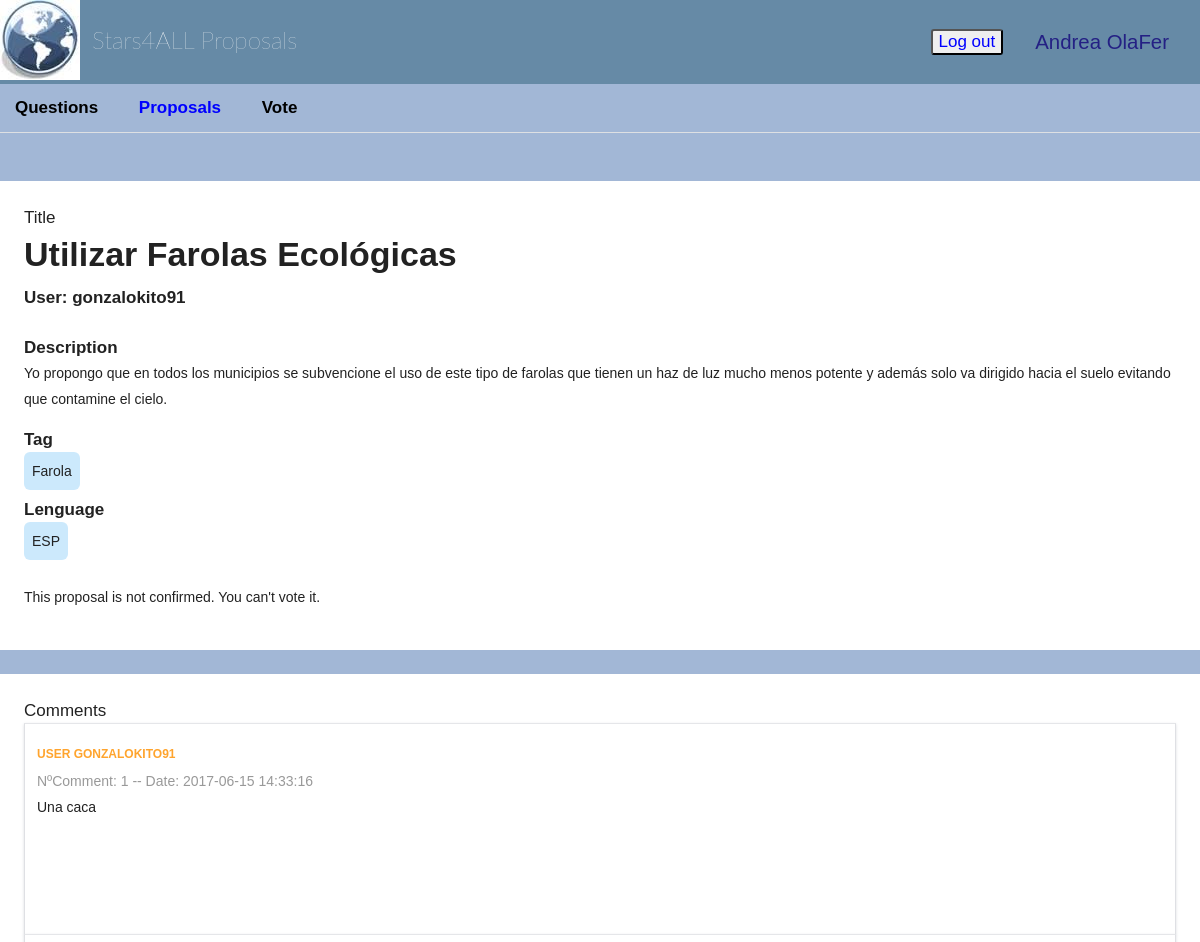
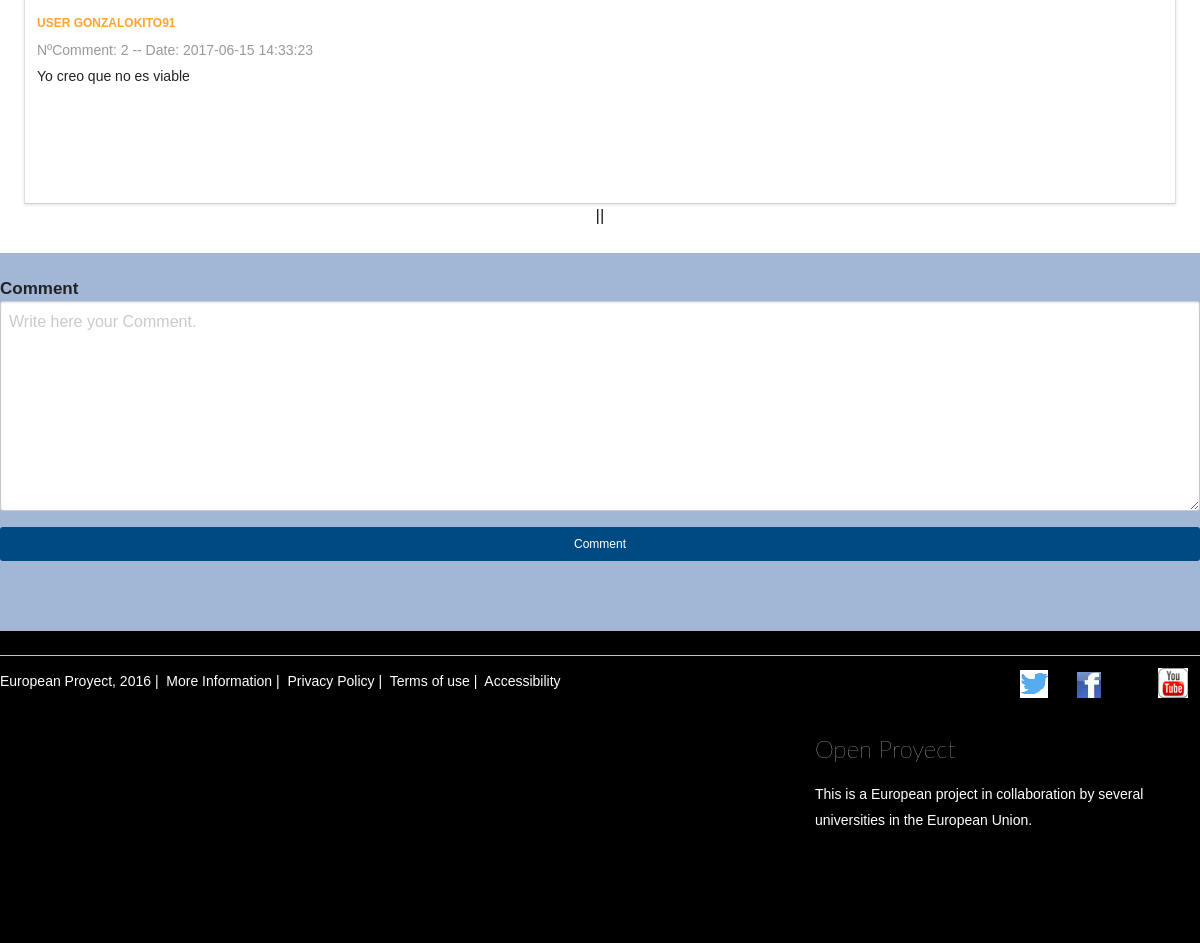
/VerProp.php?variable1=gonzalokito91&variable2=2 (signed in), run on the app's committed database (2 pictures, top to bottom).
### tables this page shows
CREATE TABLE `comentarios` (
  `Ind_Comentario` int(11) NOT NULL,
  `Propietario` varchar(45) NOT NULL,
  `N_Propuesta` int(11) NOT NULL,
  `Usuario_Comentario` varchar(100) NOT NULL,
  `Comentario` varchar(5000) NOT NULL,
  `Fecha` timestamp NOT NULL DEFAULT CURRENT_TIMESTAMP
);

### VerProp.php (the view, shortened to what this page needs)
<!DOCTYPE html>
<?php
$cantidad_resultados_por_pagina = 10;
if (isset($_GET["pagina"])) {
	if (is_string($_GET["pagina"])) {
		 if (is_numeric($_GET["pagina"])) {
			 if ($_GET["pagina"] == 1) {
				 header("Location: VerProp.php?variable1=".$_GET['variable1']."&variable2=".$_GET['variable2']."");
				 die();
			 } else {
				 $pagina = $_GET["pagina"];
			};
		 } else {
			 header("Location: VerProp.php?variable1=".$_GET['variable1']."&variable2=".$_GET['variable2']."");
			die();
		 };
	};
} else {
	$pagina = 1;
};
$empezar_desde = ($pagina-1) * $cantidad_resultados_por_pagina;
?>
<html lang="es" data-current-user-id="" class="turbolinks-progress-bar"><head>
    <link rel="stylesheet" media="screen" href="./css/application-53523c481b0762fedc07b8a19a71a8c4f5c06ebe0617a04e0a8b14e6861d4d2b.css">
<?php $Propietario= $_GET['variable1']; $N_Prop= $_GET['variable2'];
$consulta_resultados = mysql_query("
SELECT Titulo_Propuesta,Cuerpo_Propuesta,N_Comentarios,Propietario,N_Propuesta,Votos,Etiqueta,Idioma,Confirmacion,Fecha_Creacion
FROM propuestas WHERE Propietario='$Propietario' and N_Propuesta=$N_Prop");
$datos = mysql_fetch_array($consulta_resultados);
$Conf=$datos['Confirmacion'];
?></head>
<header >
 <div class="row">
    <div class="top-bar">
      <div id="responsive-menu">
        <div class="top-bar-title">
          <a class="hide-for-small-only" accesskey="/" href="./Main.php">
            <img class="hide-for-small-only float-left" src="./css/logo_header-7ffa742c7ffca6e7c1090ee66359b54816619563ddb615f4eaec882e9e1026ea.png" width="80" height="80">
               Stars4ALL Proposals
</a>        </div>
        <div class="top-bar-right">
          <ul class="menu">
  <li>
    <form <?php if ($_SESSION['login']==0){ echo 'style="display:none;"'; } ?> method="post" action="./Main.php" >
	<input style="color:blue;" type="submit" name="commit" value="Log out">
	</form>
  </li>
  <li>
	<a <?php if ($_SESSION['login']==0){ echo 'style="display:none;"'; } ?> href="./Perfil.php" style="font-size:larger;color:#242084;"><?php echo $_SESSION['usuario']; ?></a>
  </li>
          </ul>
        </div>
      </div>
    </div>
  </div>
  <div class="subnavigation expanded">
    <div class="row">
      <div class="hide-for-small-only">
        <div class="small-12 medium-9 column">
  <ul>
      <li>
        <a accesskey="d" style="color:black" href="./Debates.php">Questions</a>
      </li>
    <li>
      <a accesskey="p" style="color:blue" href="./PropuestasCiudadanas.php">Proposals</a>
    </li>
    <li>
      <a accesskey="v" style="color:black" href="./PropuestasCiudadanasV.php">Vote</a>
    </li>
  </ul>
</div>
      </div>
    </div>
  </div>
</header>
<body class="wrapper margin-top">
    <div class="wrapper margin-top">
      <div class="row">
      </div>
      <div class="row auth">
        <main>
          <div class="column small-centered panel padding margin-bottom">
<div>Title</div>
<h2><?php echo $datos['Titulo_Propuesta'];?></h2>
<form  class="new_user" id="new_user" action="" accept-charset="UTF-8" method="post">
  <div class="row" >
    <div class="small-12 column">
<label>User: <?php echo $datos['Propietario']; ?></label></br>
      <label for="description">Description</label>
	  <p><?php echo $datos['Cuerpo_Propuesta']; ?><p>
	  <label for="etiqueta">Tag</label>
  <span id="tags" class="tags">
      <a><?php echo $datos['Etiqueta'] ?></a>
  </span>
  <label for="etiqueta">Lenguage</label>
  <span id="tags" class="tags">
      <a><?php echo $datos['Idioma'] ?></a>
  </span>
    </div>
  </div>
    <form class="in-favor" method="post" <?php if ($_SESSION['login']==0){ echo 'style="display:none;"'; } ?>>
        <p <?php if ($Conf==1){ echo 'style="display:none;"'; } ?>>This proposal is not confirmed. You can't vote it.<p>
</input>  </form>
</form>
          </div>
		  <div class="column small-centered panel padding margin-bottom">
		  <?php
$obtener_todo_BD = "SELECT * FROM comentarios
WHERE Propietario='$datos[Propietario]' AND N_Propuesta=$datos[N_Propuesta]
ORDER BY Fecha";
$consulta_todo = mysql_query($obtener_todo_BD);
$total_registros = mysql_num_rows($consulta_todo);
$consulta_resultados = mysql_query("
SELECT * FROM comentarios
WHERE Propietario='$datos[Propietario]' AND N_Propuesta=$datos[N_Propuesta]
ORDER BY Fecha
LIMIT $empezar_desde, $cantidad_resultados_por_pagina");
?>
<?php if ($total_registros==0) {echo "No Comments";}else{echo "Comments";}?>
<?php while($datos = mysql_fetch_array($consulta_resultados)){
	$variable1=$datos['Usuario_Comentario'];
	$variable2=$datos['Comentario'];
	$variable3=$datos['Ind_Comentario'];?>
	<div id="proposal_13745" class="proposal clear " data-type="proposal">
  <div class="panel">
    <div class="row">
      <div class="small-12 medium-9 column">
        <div class="proposal-content">
            <span class="label-proposal float-left">User <?php echo $variable1 ?></span>
            <p class="proposal-info">
              <span>NºComment: <?php echo $variable3 ?> --</span>
			  <span>Date: <?php echo $datos['Fecha']?></span>
            </p>
            <div class="proposal-description">
              <p><?php echo $variable2 ?></p>
            </div>
        </div>
      </div>
    </div>
  </div>
</div>
<?php
};
?>
<div class="pagination-centered">
    <nav>
<?php
if ($total_registros<>0) {
echo "<li style='list-style:none;text-align: center;' center;=''>";
echo "||";
echo "</li>";
}?>
    </nav>
  </div>
		  </div>
		  <div <?php if ($_SESSION['login']==0 or $Conf==1){ echo 'style="display:none;"'; } ?>>
		<form class="in-favor" method="post" <?php if ($_SESSION['login']==0){ echo 'style="display:none;"'; } ?>>
        <label for="comment">Comment</label>
	    <textarea name="comment" rows="8" cols="40" placeholder="Write here your Comment."></textarea>
		<input class="button button-support small expanded" title="Comment this proposal" value= "Comment" type="submit" name="comcom">
</input>  </form>
		  </div>
        </main>
      </div>
      <div class="push"></div>
    </div>
 <div class="footer">
 <footer>
  <div class="row">
  <div class="subfooter row">
    <div class="small-12 medium-8 column">
      <p>
        European Proyect, 2016&nbsp;|&nbsp;
        <a href="./">More Information</a>&nbsp;|&nbsp;
        <a href="./">Privacy Policy</a>&nbsp;|&nbsp;
        <a href="./CondicionesUSO.html">Terms of use</a>&nbsp;|&nbsp;
        <a href="./Accesibilidad.html">Accessibility</a>
      </p>
    </div>
    <div class="small-12 medium-4 column social">
      <div class="text-right">
        <ul>
            <li class="inline-block">
              <a target="_blank" title="Twitter (se abre en ventana nueva)" href="https://twitter.com/stars4all_es">
                <span class="icon-twitter" aria-hidden="true"></span>
</a>            </li>
            <li class="inline-block">
              <a target="_blank" title="Facebook (se abre en ventana nueva)" href="https://es-la.facebook.com/stars4all/?ref=page_internal">
                <span class="icon-facebook" aria-hidden="true"></span>
</a>            </li>
            <li class="inline-block">
            </li>
            <li class="inline-block">
              <a target="_blank" title="YouTube (se abre en ventana nueva)" href="https://www.youtube.com/.../UCIYulJmvihMGfRB2SsUkDpQ">
                <span class="icon-youtube" aria-hidden="true"></span>
</a>            </li>
        </ul>
      </div>
    </div>
  </div>
      <div class="small-12 large-4 column">
      <h1 class="logo">
        <a href="./decide%20Madrid.html">Open Proyect</a>
      </h1>
      <p class="info">
	  This is a European project in collaboration by several universities in the European Union.
      </p>
    </div>
	</div>
</footer>
</div>
</body></html>

### data on the page
comentarios: Usuario_Comentario "GONZALOKITO91", Ind_Comentario "1", Fecha "2017-06-15 14:33:16", Comentario "Una caca"
comentarios: Usuario_Comentario "GONZALOKITO91", Ind_Comentario "2", Fecha "2017-06-15 14:33:23", Comentario "Yo creo que no es viable"

### other printed values
$_SESSION['usuario'] "Andrea OlaFer"
$datos['Titulo_Propuesta'] "Utilizar Farolas Ecológicas"
$datos['Propietario'] "gonzalokito91"
$datos['Etiqueta'] "Farola"
$datos['Idioma'] "ESP"
